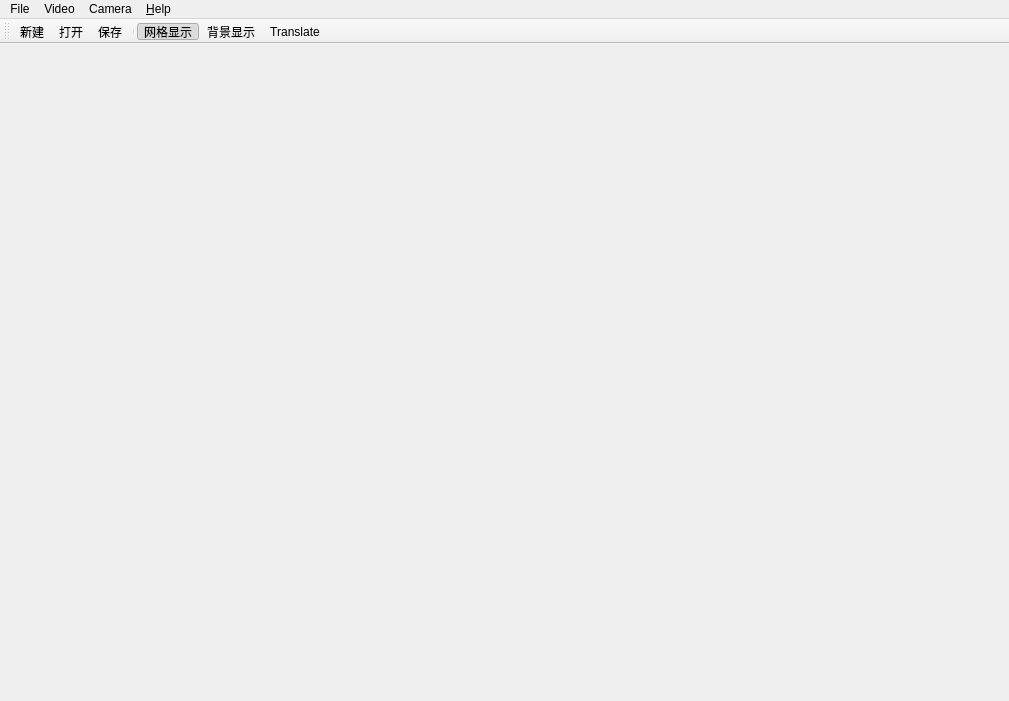
<?xml version="1.0" encoding="UTF-8"?>
<ui version="4.0">
 <class>FxMainWindow</class>
 <widget class="QMainWindow" name="FxMainWindow">
  <property name="geometry">
   <rect>
    <x>0</x>
    <y>0</y>
    <width>1009</width>
    <height>701</height>
   </rect>
  </property>
  <property name="windowTitle">
   <string>FxEditor</string>
  </property>
  <property name="windowIcon">
   <iconset>
    <normaloff>:/EditorRes/image/05.png</normaloff>:/EditorRes/image/05.png</iconset>
  </property>
  <widget class="QWidget" name="centralwidget"/>
  <widget class="QMenuBar" name="m_menuBar">
   <property name="geometry">
    <rect>
     <x>0</x>
     <y>0</y>
     <width>1009</width>
     <height>23</height>
    </rect>
   </property>
   <widget class="QMenu" name="menu">
    <property name="title">
     <string>File</string>
    </property>
    <addaction name="m_actionNew"/>
    <addaction name="m_actionOpen"/>
    <addaction name="m_actionSave"/>
   </widget>
   <widget class="QMenu" name="menu_Help">
    <property name="title">
     <string>&amp;Help</string>
    </property>
    <addaction name="separator"/>
    <addaction name="m_pActionAbout"/>
   </widget>
   <widget class="QMenu" name="menuVideo">
    <property name="title">
     <string>Video</string>
    </property>
    <widget class="QMenu" name="menu_FillMode">
     <property name="title">
      <string>&amp;FillMode</string>
     </property>
     <addaction name="m_pActionFillSolid"/>
     <addaction name="m_pActionFillWireFrame"/>
     <addaction name="m_pActionFillPoint"/>
    </widget>
    <addaction name="menu_FillMode"/>
   </widget>
   <widget class="QMenu" name="menuCamera">
    <property name="title">
     <string>Camera</string>
    </property>
    <addaction name="m_generalCamera"/>
    <addaction name="m_skyCamera"/>
   </widget>
   <addaction name="menu"/>
   <addaction name="menuVideo"/>
   <addaction name="menuCamera"/>
   <addaction name="menu_Help"/>
  </widget>
  <widget class="QToolBar" name="m_toolBar">
   <property name="maximumSize">
    <size>
     <width>16777215</width>
     <height>25</height>
    </size>
   </property>
   <property name="windowTitle">
    <string>toolBar</string>
   </property>
   <property name="iconSize">
    <size>
     <width>15</width>
     <height>15</height>
    </size>
   </property>
   <attribute name="toolBarArea">
    <enum>TopToolBarArea</enum>
   </attribute>
   <attribute name="toolBarBreak">
    <bool>false</bool>
   </attribute>
   <addaction name="m_actionNew"/>
   <addaction name="m_actionOpen"/>
   <addaction name="m_actionSave"/>
   <addaction name="separator"/>
   <addaction name="m_gridVisible"/>
   <addaction name="m_bgVisible"/>
   <addaction name="m_actionTrans"/>
  </widget>
  <action name="m_actionSave">
   <property name="icon">
    <iconset resource="../App.qrc">
     <normaloff>:/icon/Icon/save.png</normaloff>:/icon/Icon/save.png</iconset>
   </property>
   <property name="text">
    <string>保存</string>
   </property>
   <property name="toolTip">
    <string>保存当前编辑模型信息</string>
   </property>
   <property name="shortcut">
    <string>Ctrl+S</string>
   </property>
  </action>
  <action name="m_pActionAddModel">
   <property name="icon">
    <iconset>
     <normaloff>:/EditorRes/image/06.png</normaloff>:/EditorRes/image/06.png</iconset>
   </property>
   <property name="text">
    <string>Add Model(.m1)</string>
   </property>
   <property name="toolTip">
    <string>添加M1模型</string>
   </property>
  </action>
  <action name="m_pActionAbout">
   <property name="text">
    <string>&amp;About</string>
   </property>
   <property name="toolTip">
    <string>About the Ares</string>
   </property>
  </action>
  <action name="m_pActionFillPoint">
   <property name="checkable">
    <bool>true</bool>
   </property>
   <property name="icon">
    <iconset>
     <normaloff>:/EditorRes/image/04.png</normaloff>:/EditorRes/image/04.png</iconset>
   </property>
   <property name="text">
    <string>POINT</string>
   </property>
   <property name="toolTip">
    <string>填充模式</string>
   </property>
  </action>
  <action name="m_pActionFillWireFrame">
   <property name="checkable">
    <bool>true</bool>
   </property>
   <property name="icon">
    <iconset>
     <normaloff>:/EditorRes/image/05.png</normaloff>:/EditorRes/image/05.png</iconset>
   </property>
   <property name="text">
    <string>WIREFRAME</string>
   </property>
   <property name="toolTip">
    <string>填充模式</string>
   </property>
  </action>
  <action name="m_pActionFillSolid">
   <property name="checkable">
    <bool>true</bool>
   </property>
   <property name="icon">
    <iconset>
     <normaloff>:/EditorRes/image/06.png</normaloff>:/EditorRes/image/06.png</iconset>
   </property>
   <property name="text">
    <string>SOLID</string>
   </property>
   <property name="toolTip">
    <string>D3DFIll_SOLID</string>
   </property>
  </action>
  <action name="m_actionNew">
   <property name="icon">
    <iconset resource="../App.qrc">
     <normaloff>:/icon/Icon/new.png</normaloff>:/icon/Icon/new.png</iconset>
   </property>
   <property name="text">
    <string>新建</string>
   </property>
  </action>
  <action name="m_actionOpen">
   <property name="icon">
    <iconset resource="../App.qrc">
     <normaloff>:/icon/Icon/Open.png</normaloff>:/icon/Icon/Open.png</iconset>
   </property>
   <property name="text">
    <string>打开</string>
   </property>
   <property name="toolTip">
    <string>打开</string>
   </property>
  </action>
  <action name="m_gridVisible">
   <property name="checkable">
    <bool>true</bool>
   </property>
   <property name="checked">
    <bool>true</bool>
   </property>
   <property name="icon">
    <iconset resource="../App.qrc">
     <normaloff>:/icon/Icon/StaticMesh.png</normaloff>:/icon/Icon/StaticMesh.png</iconset>
   </property>
   <property name="text">
    <string>网格显示</string>
   </property>
   <property name="toolTip">
    <string>网格显示</string>
   </property>
  </action>
  <action name="m_bgVisible">
   <property name="checkable">
    <bool>true</bool>
   </property>
   <property name="checked">
    <bool>false</bool>
   </property>
   <property name="icon">
    <iconset resource="../App.qrc">
     <normaloff>:/icon/Icon/StaticMesh.png</normaloff>:/icon/Icon/StaticMesh.png</iconset>
   </property>
   <property name="text">
    <string>背景显示</string>
   </property>
   <property name="toolTip">
    <string>背景显示</string>
   </property>
  </action>
  <action name="m_actionTrans">
   <property name="icon">
    <iconset>
     <normaloff>:/new/prefix1/Icon/move.png</normaloff>:/new/prefix1/Icon/move.png</iconset>
   </property>
   <property name="text">
    <string>Translate</string>
   </property>
  </action>
  <action name="m_generalCamera">
   <property name="text">
    <string>General</string>
   </property>
  </action>
  <action name="m_skyCamera">
   <property name="text">
    <string>Sky</string>
   </property>
  </action>
 </widget>
 <resources>
  <include location="../App.qrc"/>
  <include location="../App.qrc"/>
 </resources>
 <connections/>
</ui>
